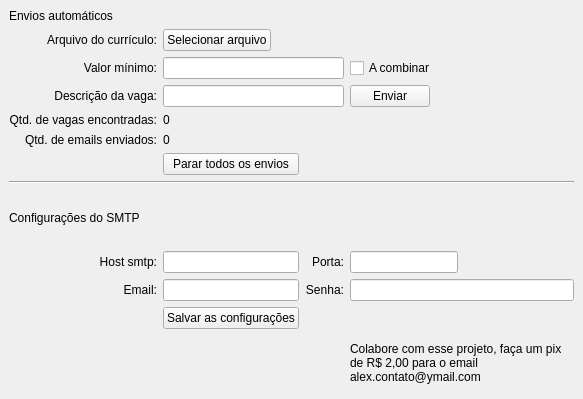
<?xml version="1.0" encoding="UTF-8"?>
<ui version="4.0">
 <class>MainWindow</class>
 <widget class="QMainWindow" name="MainWindow">
  <property name="geometry">
   <rect>
    <x>0</x>
    <y>0</y>
    <width>583</width>
    <height>399</height>
   </rect>
  </property>
  <property name="windowTitle">
   <string>MainWindow</string>
  </property>
  <widget class="QWidget" name="centralwidget">
   <layout class="QGridLayout" name="gridLayout_2">
    <item row="0" column="0">
     <layout class="QGridLayout" name="gridLayout">
      <item row="8" column="0" colspan="4">
       <widget class="Line" name="line">
        <property name="orientation">
         <enum>Qt::Horizontal</enum>
        </property>
       </widget>
      </item>
      <item row="9" column="0">
       <widget class="QLabel" name="label_12">
        <property name="text">
         <string>Configurações do SMTP</string>
        </property>
       </widget>
      </item>
      <item row="10" column="2">
       <widget class="QLabel" name="label_14">
        <property name="text">
         <string>Porta:</string>
        </property>
        <property name="alignment">
         <set>Qt::AlignRight|Qt::AlignTrailing|Qt::AlignVCenter</set>
        </property>
       </widget>
      </item>
      <item row="11" column="0">
       <widget class="QLabel" name="label_15">
        <property name="text">
         <string>Email:</string>
        </property>
        <property name="alignment">
         <set>Qt::AlignRight|Qt::AlignTrailing|Qt::AlignVCenter</set>
        </property>
       </widget>
      </item>
      <item row="11" column="2">
       <widget class="QLabel" name="label_16">
        <property name="text">
         <string>Senha:</string>
        </property>
        <property name="alignment">
         <set>Qt::AlignRight|Qt::AlignTrailing|Qt::AlignVCenter</set>
        </property>
       </widget>
      </item>
      <item row="10" column="1">
       <widget class="QLineEdit" name="lineEdit_3"/>
      </item>
      <item row="11" column="1">
       <widget class="QLineEdit" name="lineEdit_4"/>
      </item>
      <item row="10" column="3">
       <widget class="QLineEdit" name="lineEdit_5">
        <property name="sizePolicy">
         <sizepolicy hsizetype="Fixed" vsizetype="Fixed">
          <horstretch>0</horstretch>
          <verstretch>0</verstretch>
         </sizepolicy>
        </property>
       </widget>
      </item>
      <item row="11" column="3">
       <widget class="QLineEdit" name="lineEdit_6"/>
      </item>
      <item row="10" column="0">
       <widget class="QLabel" name="label_13">
        <property name="text">
         <string>Host smtp:</string>
        </property>
        <property name="alignment">
         <set>Qt::AlignRight|Qt::AlignTrailing|Qt::AlignVCenter</set>
        </property>
       </widget>
      </item>
      <item row="5" column="0">
       <widget class="QLabel" name="label_5">
        <property name="sizePolicy">
         <sizepolicy hsizetype="Preferred" vsizetype="Fixed">
          <horstretch>0</horstretch>
          <verstretch>0</verstretch>
         </sizepolicy>
        </property>
        <property name="text">
         <string>Qtd. de vagas encontradas:</string>
        </property>
        <property name="alignment">
         <set>Qt::AlignRight|Qt::AlignTrailing|Qt::AlignVCenter</set>
        </property>
       </widget>
      </item>
      <item row="0" column="0">
       <widget class="QLabel" name="label">
        <property name="sizePolicy">
         <sizepolicy hsizetype="Preferred" vsizetype="Fixed">
          <horstretch>0</horstretch>
          <verstretch>0</verstretch>
         </sizepolicy>
        </property>
        <property name="text">
         <string>Envios automáticos</string>
        </property>
       </widget>
      </item>
      <item row="4" column="0">
       <widget class="QLabel" name="label_2">
        <property name="sizePolicy">
         <sizepolicy hsizetype="Preferred" vsizetype="Fixed">
          <horstretch>0</horstretch>
          <verstretch>0</verstretch>
         </sizepolicy>
        </property>
        <property name="text">
         <string>Descrição da vaga:</string>
        </property>
        <property name="alignment">
         <set>Qt::AlignRight|Qt::AlignTrailing|Qt::AlignVCenter</set>
        </property>
       </widget>
      </item>
      <item row="3" column="3">
       <widget class="QCheckBox" name="checkBox">
        <property name="text">
         <string>A combinar</string>
        </property>
       </widget>
      </item>
      <item row="2" column="1" colspan="2">
       <widget class="QPushButton" name="pushButton_2">
        <property name="sizePolicy">
         <sizepolicy hsizetype="Fixed" vsizetype="Fixed">
          <horstretch>0</horstretch>
          <verstretch>0</verstretch>
         </sizepolicy>
        </property>
        <property name="text">
         <string>Selecionar arquivo</string>
        </property>
       </widget>
      </item>
      <item row="2" column="0">
       <widget class="QLabel" name="label_3">
        <property name="sizePolicy">
         <sizepolicy hsizetype="Preferred" vsizetype="Fixed">
          <horstretch>0</horstretch>
          <verstretch>0</verstretch>
         </sizepolicy>
        </property>
        <property name="text">
         <string>Arquivo do currículo:</string>
        </property>
        <property name="alignment">
         <set>Qt::AlignRight|Qt::AlignTrailing|Qt::AlignVCenter</set>
        </property>
       </widget>
      </item>
      <item row="3" column="1" colspan="2">
       <widget class="QLineEdit" name="lineEdit_2"/>
      </item>
      <item row="3" column="0">
       <widget class="QLabel" name="label_4">
        <property name="sizePolicy">
         <sizepolicy hsizetype="Preferred" vsizetype="Fixed">
          <horstretch>0</horstretch>
          <verstretch>0</verstretch>
         </sizepolicy>
        </property>
        <property name="text">
         <string>Valor mínimo:</string>
        </property>
        <property name="alignment">
         <set>Qt::AlignRight|Qt::AlignTrailing|Qt::AlignVCenter</set>
        </property>
       </widget>
      </item>
      <item row="6" column="0">
       <widget class="QLabel" name="label_7">
        <property name="sizePolicy">
         <sizepolicy hsizetype="Preferred" vsizetype="Fixed">
          <horstretch>0</horstretch>
          <verstretch>0</verstretch>
         </sizepolicy>
        </property>
        <property name="text">
         <string>Qtd. de emails enviados:</string>
        </property>
        <property name="alignment">
         <set>Qt::AlignRight|Qt::AlignTrailing|Qt::AlignVCenter</set>
        </property>
       </widget>
      </item>
      <item row="7" column="1">
       <widget class="QPushButton" name="pushButton_3">
        <property name="text">
         <string>Parar todos os envios</string>
        </property>
       </widget>
      </item>
      <item row="4" column="1" colspan="2">
       <widget class="QLineEdit" name="lineEdit"/>
      </item>
      <item row="6" column="1">
       <widget class="QLabel" name="label_8">
        <property name="sizePolicy">
         <sizepolicy hsizetype="Preferred" vsizetype="Fixed">
          <horstretch>0</horstretch>
          <verstretch>0</verstretch>
         </sizepolicy>
        </property>
        <property name="text">
         <string>0</string>
        </property>
       </widget>
      </item>
      <item row="5" column="1">
       <widget class="QLabel" name="label_6">
        <property name="sizePolicy">
         <sizepolicy hsizetype="Preferred" vsizetype="Fixed">
          <horstretch>0</horstretch>
          <verstretch>0</verstretch>
         </sizepolicy>
        </property>
        <property name="text">
         <string>0</string>
        </property>
       </widget>
      </item>
      <item row="4" column="3">
       <widget class="QPushButton" name="pushButton">
        <property name="sizePolicy">
         <sizepolicy hsizetype="Fixed" vsizetype="Fixed">
          <horstretch>0</horstretch>
          <verstretch>0</verstretch>
         </sizepolicy>
        </property>
        <property name="text">
         <string>Enviar</string>
        </property>
       </widget>
      </item>
      <item row="2" column="3">
       <widget class="QLabel" name="label_10">
        <property name="sizePolicy">
         <sizepolicy hsizetype="Expanding" vsizetype="Preferred">
          <horstretch>0</horstretch>
          <verstretch>0</verstretch>
         </sizepolicy>
        </property>
        <property name="text">
         <string/>
        </property>
       </widget>
      </item>
      <item row="13" column="3">
       <widget class="QLabel" name="label_9">
        <property name="text">
         <string>Colabore com esse projeto, faça um pix de R$ 2,00 para o email alex.contato@ymail.com</string>
        </property>
        <property name="wordWrap">
         <bool>true</bool>
        </property>
       </widget>
      </item>
      <item row="12" column="1">
       <widget class="QPushButton" name="pushButton_4">
        <property name="sizePolicy">
         <sizepolicy hsizetype="Fixed" vsizetype="Fixed">
          <horstretch>0</horstretch>
          <verstretch>0</verstretch>
         </sizepolicy>
        </property>
        <property name="text">
         <string>Salvar as configurações</string>
        </property>
       </widget>
      </item>
      <item row="12" column="3">
       <widget class="QLabel" name="label_11">
        <property name="text">
         <string/>
        </property>
       </widget>
      </item>
     </layout>
    </item>
   </layout>
  </widget>
 </widget>
 <resources/>
 <connections/>
</ui>
